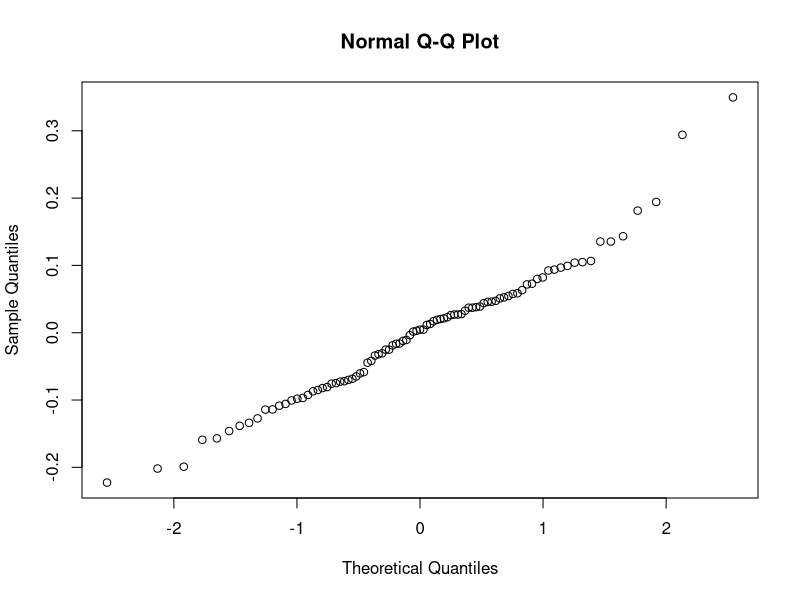
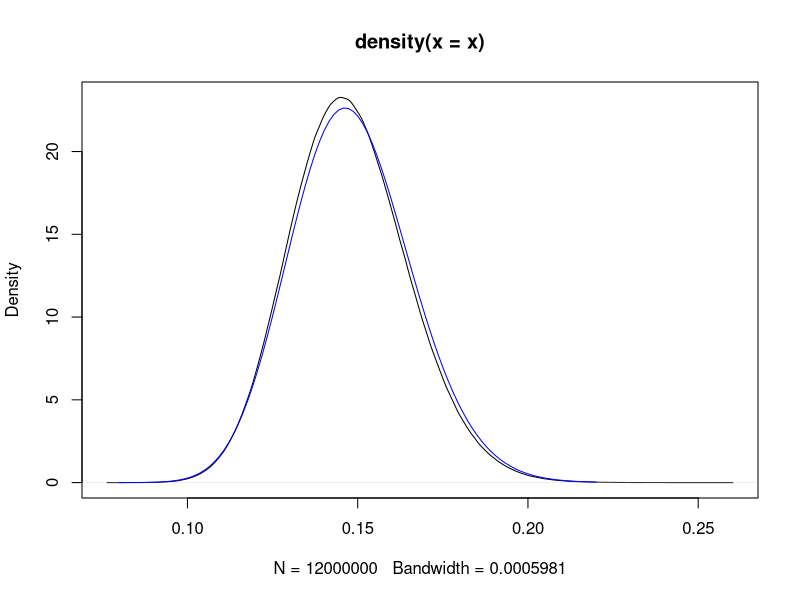
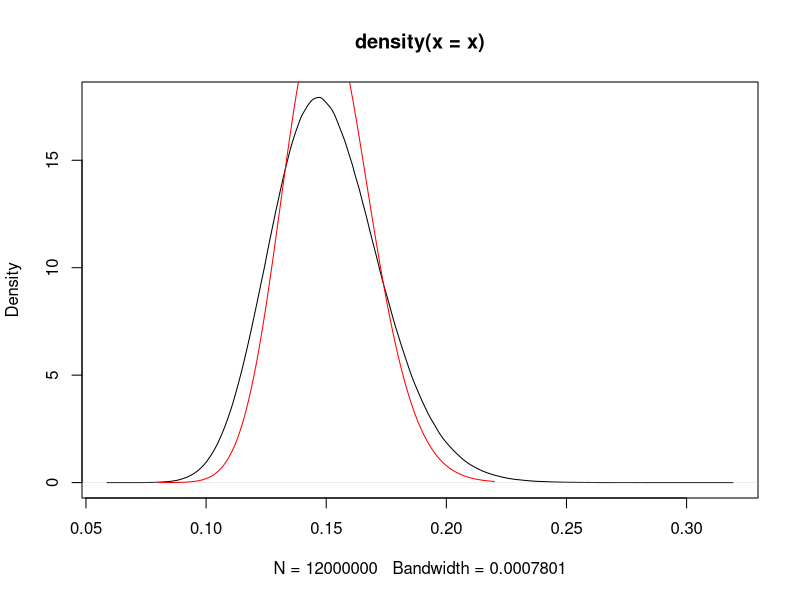
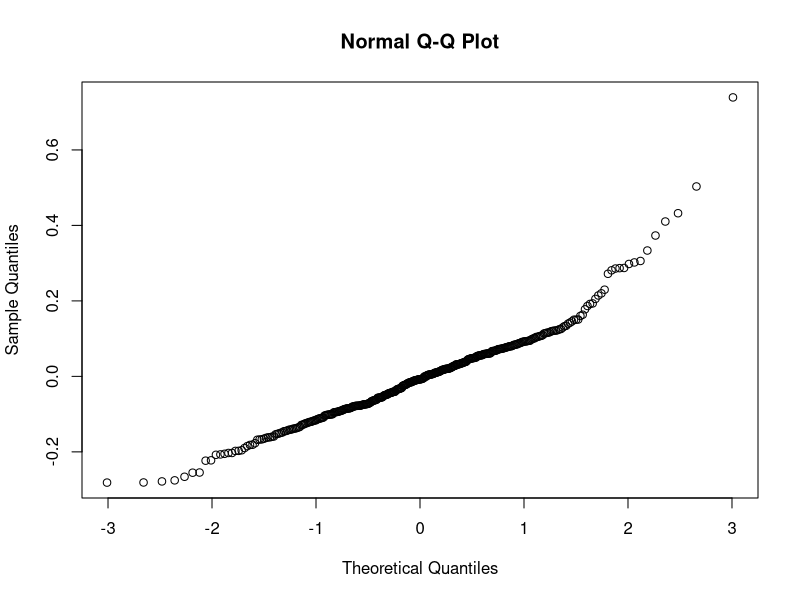
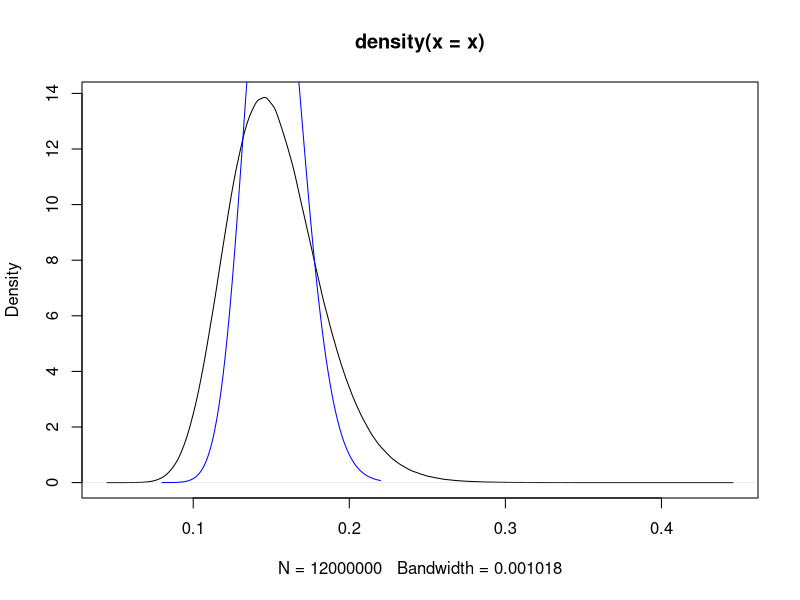
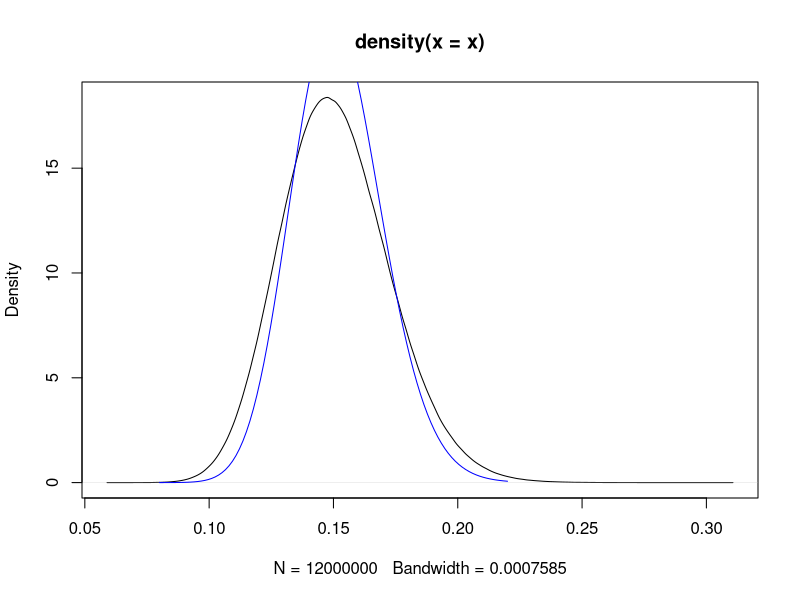
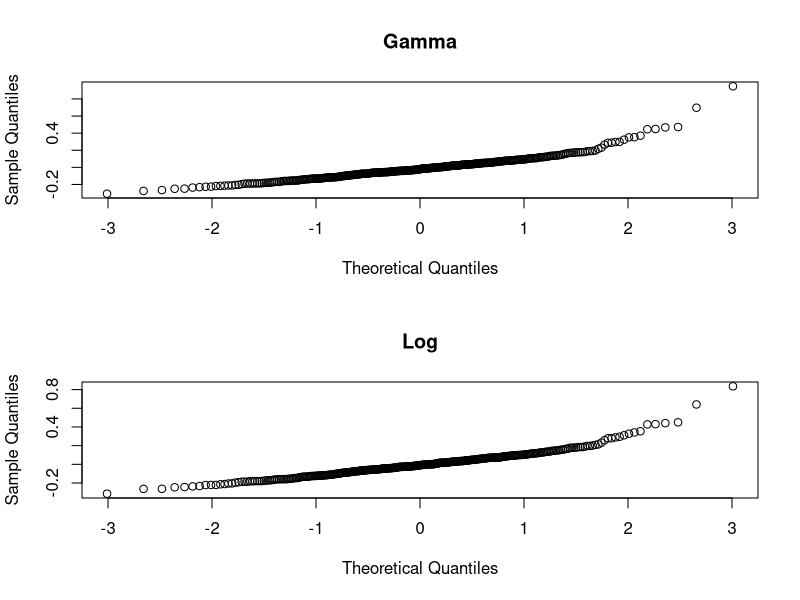
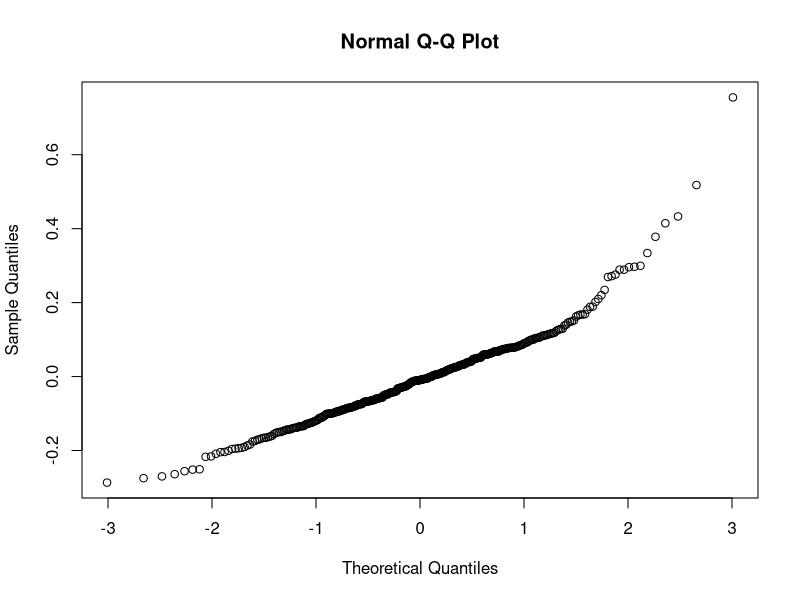

The R source for these figures, in order:
library(lme4)
library(ggplot2)

times <- read.csv("../Data/ThesisData.csv")
colnames(times) <- c("Year", "Type", "Time", "RxnTime", "Gender", "Batch")

## only use Finals, Male, not Disqualified runs, before 2022
men_finals <- subset(times, Type == "F" & Gender == "M" & Time != 'DQ') # & Year < 2022)
## boxplot(RxnTime ~ Year, data = finals, xlab = "Years")

library(lme4)
fit1 <- glmer(RxnTime ~ (1 | Year), data = men_finals, family = Gamma)
fit2 <- glmer(RxnTime ~ (1 | Year), data = men_finals, family = Gamma(link = "log"))
fit0 <- glm(RxnTime ~ 1, data = men_finals, family = Gamma(link = "log"))

qqnorm(resid(fit2))

## qqnorm(ranef(fit2)$Year[,1])
## qqline(ranef(fit2)$Year[,1])


## Fitted results
sfit0 <- summary(fit0)
pgamma(0.1, shape = 1 / sfit0$dispersion, scale = exp(coef(fit0)) * sfit0$dispersion)


simfit <- function(fit2, n = 12000000) {
  vc <- as.data.frame(VarCorr(fit2))
  ## mu <- exp(coef(fit2)$Year[,]) ## using fitted random effects only
  z <- rnorm(n, sd = vc$sdcor[1]) #$ using generated random effects
  mu <- exp(fixef(fit2) + z)
  shape <- 1 / vc$vcov[2]
  x <- rgamma(n, shape = shape, scale = mu / shape)
  x
}

x <- simfit(fit2)
mean(x < 0.1)
quantile(x, prob = c(.00001, .0001, .0005, .001))
## compare with and without random effect
plot(density(x)) # with random effect
curve(dgamma(x, shape = 1 / sfit0$dispersion,
             scale = exp(coef(fit0)) * sfit0$dispersion),
      0.08, 0.22, add = TRUE, col = "blue") # fixed effect only

## Does it make sense to pool the genders?
women_finals <- subset(times, Type == "F" & Gender == "F" & Time != 'DQ')
fit1 <- glmer(RxnTime ~ (1 | Year), data = women_finals, family = Gamma)
fit2 <- glmer(RxnTime ~ (1 | Year), data = women_finals, family = Gamma(link = "log"))
fit0 <- glm(RxnTime ~ 1, data = women_finals, family = Gamma(link = "log"))



simfit <- function(fit2, n = 12000000) {
  vc <- as.data.frame(VarCorr(fit2))
  ## mu <- exp(coef(fit2)$Year[,]) ## using fitted random effects only
  z <- rnorm(n, sd = vc$sdcor[1]) #$ using generated random effects
  mu <- exp(fixef(fit2) + z)
  shape <- 1 / vc$vcov[2]
  x <- rgamma(n, shape = shape, scale = mu / shape)
  x
}

x <- simfit(fit2)
mean(x < 0.1)
quantile(x, prob = c(.00001, .0001, .0005, .001))
## compare with and without random effect
plot(density(x)) # with random effect
curve(dgamma(x, shape = 1 / sfit0$dispersion,
             scale = exp(coef(fit0)) * sfit0$dispersion),
      0.08, 0.22, add = TRUE, col = "red") # fixed effect only


## Clean the data to remove those DQ data

## What if Devon Allen's DQ data is removed?

## What if the Year 2022 data were included?

## Try taking log transformation of the reaction time and then do a lmer fit/diagnosis
# Did this on the Times.Rmd

#Pooled finals and semifinals men
men_pooled <- subset(times, (Type == "F" | Type == "S") & Gender == "M" & Time != 'DQ') # & Year < 2022)
fit1 <- glmer(RxnTime ~ (1 | Year), data = men_pooled, family = Gamma)
fit2 <- glmer(RxnTime ~ (1 | Batch), data = men_pooled, family = Gamma(link = "log"))
fit0 <- glm(RxnTime ~ 1, data = men_pooled, family = Gamma(link = "log"))
qqnorm(resid(fit2))

simfit <- function(fit2, n = 12000000) {
  vc <- as.data.frame(VarCorr(fit2))
  ## mu <- exp(coef(fit2)$Year[,]) ## using fitted random effects only
  z <- rnorm(n, sd = vc$sdcor[2]) #$ using generated random effects
  #Need to add another z varaiable for batch and sdcor for the second random effect
  #z1 <- rnorm(n, sd = vc$sdcor[1] )
  mu <- exp(fixef(fit2) + z)
  shape <- 1 / vc$vcov[2]
  x <- rgamma(n, shape = shape, scale = mu / shape)
  x
}

x <- simfit(fit2)
mean(x < 0.1)
quantile(x, prob = c(.00001, .0001, .0005, .001))
## compare with and without random effect
plot(density(x)) # with random effect
curve(dgamma(x, shape = 1 / sfit0$dispersion,
             scale = exp(coef(fit0)) * sfit0$dispersion),
      0.08, 0.22, add = TRUE, col = "blue") # fixed effect only

#Pooled finals and semifinals women
women_pooled <- subset(times, (Type == "F" | Type == "S") & Gender == "F" & Time != 'DQ') # & Year < 2022)
fit1 <- glmer(RxnTime ~ (1 | Year), data = women_pooled, family = Gamma)
fit2 <- glmer(RxnTime ~ (1 | Year), data = women_pooled, family = Gamma(link = "log"))
fit0 <- glm(RxnTime ~ 1, data = women_pooled, family = Gamma(link = "log"))

simfit <- function(fit2, n = 12000000) {
  vc <- as.data.frame(VarCorr(fit2))
  ## mu <- exp(coef(fit2)$Year[,]) ## using fitted random effects only
  z <- rnorm(n, sd = vc$sdcor[1]) #$ using generated random effects
  mu <- exp(fixef(fit2) + z)
  shape <- 1 / vc$vcov[2]
  x <- rgamma(n, shape = shape, scale = mu / shape)
  x
}

x <- simfit(fit2)
mean(x < 0.1)
quantile(x, prob = c(.00001, .0001, .0005, .001))
## compare with and without random effect
plot(density(x)) # with random effect
curve(dgamma(x, shape = 1 / sfit0$dispersion,
             scale = exp(coef(fit0)) * sfit0$dispersion),
      0.08, 0.22, add = TRUE, col = "blue") # fixed effect only

#QQ plot
#Log Men pooled vs Gamma men pooled
par(mfrow = c(2,1))
men_pooled <- subset(times, (Type == "F" | Type == "S") & Gender == "M" & Time != 'DQ') # & Year < 2022)
gamma_men_pooled <- glmer(RxnTime ~ (1 | Year), data = men_pooled, family = Gamma(link = "log"))
log_men_pooled <- lmer(log(RxnTime) ~ (1|Year), data = men_pooled)
qqnorm(resid(gamma_men_pooled), main = "Gamma")
qqnorm(resid(log_men_pooled), main = "Log")

#2 random effects
two_effect <- glmer(RxnTime ~ (1 | Year) + (1 | Batch), data = men_pooled, family = Gamma(link = "log"))
one_effect <- glmer(RxnTime ~ (1 | Year) , data = men_pooled, family = Gamma(link = "log"))
no_effect <- glm(RxnTime ~ 1, data = men_pooled, family = Gamma(link = "log"))
batch <- glmer(RxnTime ~ (1 | Batch) , data = men_pooled, family = Gamma(link = "log"))
anova(batch, two_effect)
anova(one_effect, two_effect)
par(mfrow=c(1,1))
qqnorm(resid(two_effect))
par(mfrow=c(2,1))
qqnorm(ranef(two_effect)$Year[,1])
qqnorm(ranef(two_effect)$Batch[,1])
qqnorm(ranef(batch)$Batch[,1])
qqnorm(resid(one_effect), main = "Without Batch Effect")
anova(one_effect, two_effect)

